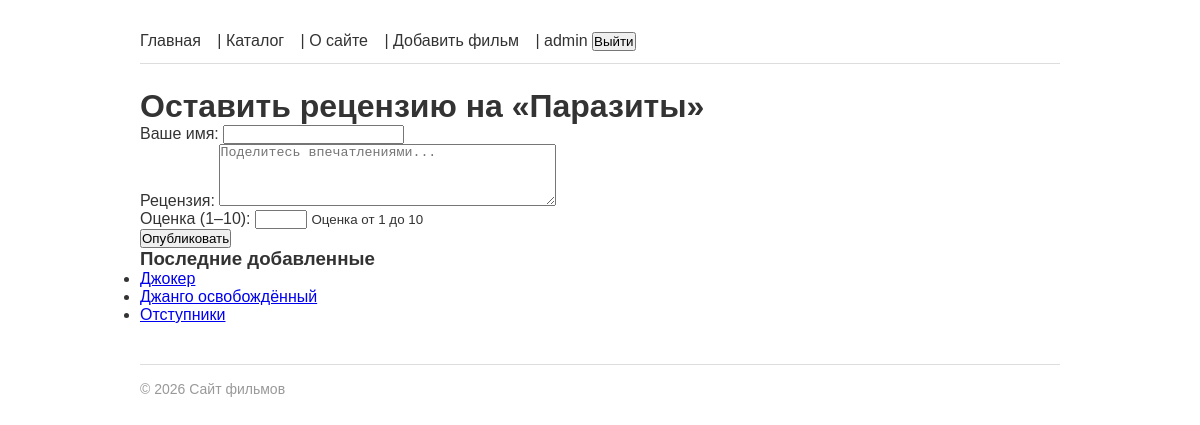
Screenshot of /films/parazity/review/ (signed in) with the database file from the repository.
### films/models.py (models this page shows, shortened)
class Film(models.Model):
    title = models.CharField(max_length=200, verbose_name='Название')
    year = models.PositiveIntegerField(validators=[validate_film_year], verbose_name='Год выпуска')
    description = models.TextField(blank=True, verbose_name='Описание')
    rating = models.DecimalField(max_digits=3, decimal_places=1, default=0.0, verbose_name='Рейтинг')
    slug = models.SlugField(max_length=200, unique=True, blank=True)
    poster = models.ImageField(
        upload_to='posters/',
        blank=True,
        validators=[
                validate_file_size,
                FileExtensionValidator(allowed_extensions=['jpg', 'jpeg', 'png', 'webp'])
            ],
        verbose_name='Постер'
    )
    created_at = models.DateTimeField(auto_now_add=True, verbose_name='Дата добавления')
    director = models.ForeignKey(
        'Director', on_delete=models.SET_NULL, null=True, blank=True,
        related_name='films', verbose_name='Режиссёр'
    )
    genres = models.ManyToManyField('Genre', blank=True, related_name='films', verbose_name='Жанры')
    actors = models.ManyToManyField('Actor', blank=True, related_name='films', verbose_name='Актёры')
    objects = FilmManager()
    class Meta:
        ordering = ['-year']
        verbose_name = 'Фильм'
        verbose_name_plural = 'Фильмы'
    def get_absolute_url(self):
        return reverse('films:film_detail', kwargs={'slug': self.slug})

### films/views.py (the view, shortened to what this page needs)
# urls.py: path('films/<slug:slug>/review/', views.AddReviewView.as_view(), name='add_review'),
class AddReviewView(LoginRequiredMixin, FormView):
    form_class = ReviewForm
    template_name = 'films/add_review.html'
    def get_film(self):
        return get_object_or_404(Film, slug=self.kwargs['slug'])
    def get_context_data(self, **kwargs):
        context = super().get_context_data(**kwargs)
        context['film'] = self.get_film()
        return context

### films/forms.py (shortened to what this page needs)
class ReviewForm(forms.ModelForm):
    class Meta:
        model = Review
        fields = ['author_name', 'text', 'rating']
        widgets = {
            'text': forms.Textarea(attrs={'rows': 4, 'placeholder': 'Поделитесь впечатлениями...'}),
            'rating': forms.NumberInput(attrs={'min': 1, 'max': 10}),
        }
        labels = {
            'author_name': 'Ваше имя',
            'text': 'Рецензия',
            'rating': 'Оценка (1–10)',
        }

### films/models.py (called while the page is built)
    def recent(self, count=5):
        return self.order_by('-created_at')[:count]

### films/templatetags/film_tags.py (called while the page is built)
@register.simple_tag
def current_year():
    return datetime.date.today().year

@register.inclusion_tag('films/includes/latest_films.html')
def latest_films(count=3):
    films = Film.objects.recent(count)
    return {'films': films}

### films/templates/films/add_review.html (shortened to what this page needs)
{% extends 'base.html' %}
{% block content %}
    <h1>Оставить рецензию на «{{ film.title }}»</h1>
    <form method="POST">
        {% for field in form %}
            <div class="form-field">
                {{ field.label_tag }}
                {{ field }}
                {% if field.help_text %}
                    <small>{{ field.help_text }}</small>
                {% endif %}
            </div>
        {% endfor %}
        <button type="submit">Опубликовать</button>
    </form>
{% endblock %}

### templates/base.html (shortened to what this page needs)
{% load static %}
{% load film_tags %}
<!DOCTYPE html>
<html lang="ru">
<head>
    <link rel="stylesheet" href="{% static 'css/base.css' %}">
</head>
<body>
    <header>
        <nav>
            <a href="{% url 'films:index' %}">Главная</a> |
            <a href="{% url 'films:film_list' %}">Каталог</a> |
            <a href="{% url 'films:about' %}">О сайте</a>
            <span class="nav-auth">
                {% if user.is_authenticated %}
                    | <a href="{% url 'films:add_film' %}">Добавить фильм</a>
                    | {{ user.username }}
                    <form method="POST" action="{% url 'logout' %}" style="display: inline;">
                        <button type="submit" class="nav-link-btn">Выйти</button>
                    </form>
                {% else %}
                    | <a href="{% url 'login' %}">Войти</a>
                {% endif %}
            </span>
        </nav>
    </header>
    <main>
        {% block content %}{% endblock %}
    </main>
    <aside>
    {% latest_films 3 %}
    </aside>
    <footer>
        <p>© {% current_year %} Сайт фильмов</p>
    </footer>
</body>
</html>

### films/templates/films/includes/latest_films.html
{% load film_tags %}
<div class="latest-films">
    <h3>Последние добавленные</h3>
    <ul>
    {% for film in films %}
        <li><a href="{{ film.get_absolute_url }}">{{ film.title }}</a></li>
    {% empty %}
        <li>Фильмов пока нет.</li>
    {% endfor %}
    </ul>
</div>

### static/css/base.css (style rules this page uses)
* { box-sizing: border-box; margin: 0; padding: 0; }
body { font-family: Arial, sans-serif; max-width: 960px; margin: 0 auto; padding: 20px; color: #333; }
nav { padding: 12px 0; border-bottom: 1px solid #ddd; margin-bottom: 24px; }
nav a { color: #333; text-decoration: none; margin-right: 12px; }
footer { margin-top: 40px; padding-top: 16px; border-top: 1px solid #ddd; color: #999; font-size: 14px; }

### rows the page displays
Film: title "Паразиты"
Film: title "Джокер"
Film: title "Джанго освобождённый"
Film: title "Отступники"

### other values shown
{{ user.username }} "admin"
{{ field.label_tag }} "Ваше имя:" "Рецензия:" "Оценка (1–10):"
{{ field.help_text }} "Оценка от 1 до 10"
